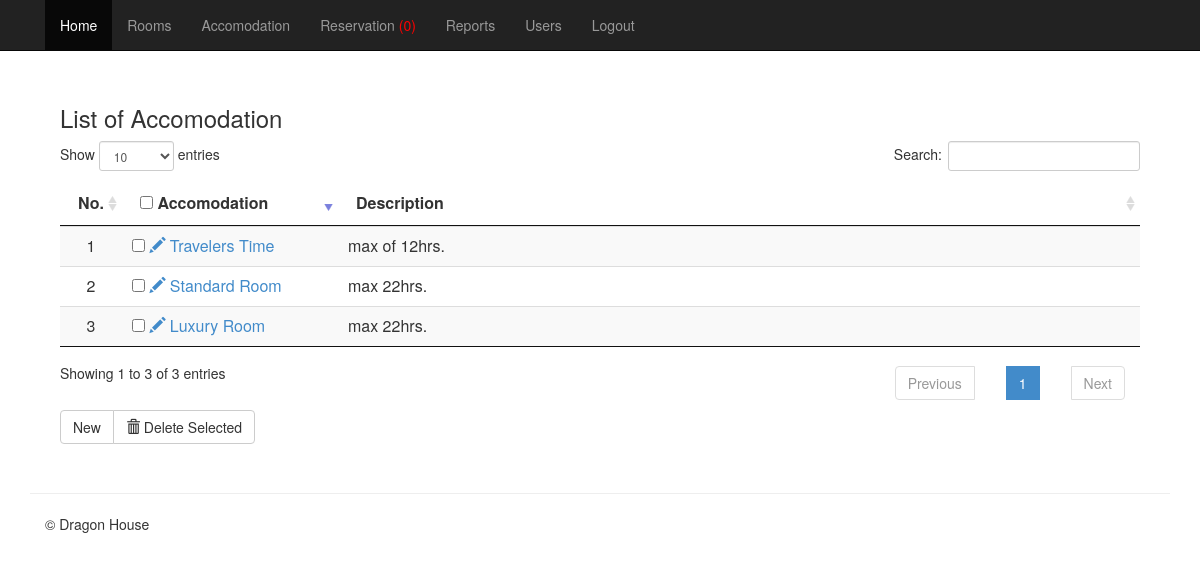
/admin/mod_accomodation/index.php (signed in), run on the app's committed database.
### tables this page shows
CREATE TABLE `tblaccomodation` (
  `ACCOMID` int(11) NOT NULL,
  `ACCOMODATION` varchar(30) NOT NULL,
  `ACCOMDESC` varchar(90) NOT NULL
);

### admin/mod_accomodation/index.php (called while the page is built, shortened)
<?php
require_once '../themes/backendTemplate.php';
?>

### includes/database.php (called while the page is built, shortened)
<?php
class Database {
	var $sql_string = '';
	private $conn;
	public function open_connection() {
		$this->conn = mysqli_connect(DB_SERVER,DB_USER,DB_PASS);
		if(!$this->conn){
			echo "Problem in database connection! Contact administrator!";
			exit();
		}else{
			$db_select = mysqli_select_db($this->conn,DB_NAME);
		}
	}
	function setQuery($sql='') {
		$this->sql_string=$sql;
	}
	function executeQuery() {
		$result = mysqli_query($this->conn,$this->sql_string);
		return $result;
	}
	private function confirm_query($result) {
		return $result;
	}
	function loadResultList( $key='' ) {
		$cur = $this->executeQuery();
		$array = array();
		while ($row = mysqli_fetch_object($cur)) {
			if ($key) {
				$array[$row->$key] = $row;
			} else {
				$array[] = $row;
			}
		}
		return $array;
	}
}
$mydb = new Database();
?>

### includes/accomodation.php (called while the page is built, shortened)
<?php
require_once(LIB_PATH.DS.'database.php');
class Accomodation{
	protected static $tbl_name = "tblaccomodation";
	function listOfaccomodation(){
		global $mydb;
		$mydb->setQuery("Select * from ".self::$tbl_name);
		$cur = $mydb->loadResultList();
		return $cur;
	}
}
?>

### admin/mod_accomodation/list.php (the view, shortened to what this page needs)
<div class="container">
			<div class="panel-body">
			<h3 align="left">List of Accomodation</h3>
			    <form action="controller.php?action=delete" Method="POST">
					<table id="example" class="table table-striped" cellspacing="0">
				  <thead>
				  	<tr >
				  		<th>No.</th>
				  		<th>
				  		 <input type="checkbox" name="chkall" id="chkall" onclick="return checkall('selector[]');">
				  		Accomodation</th>
				  		<th>Description</th>
				  	</tr>
				  </thead>
				  <tbody>
				  	<?php
				  		$accom = new Accomodation();
				  		$cur = $accom->listOfaccomodation();
						foreach ($cur as $result) {
				  		echo '<tr>';
						echo '<td width="5%" align="center"></td>';
				  		echo '<td width="20%" align="left"><input type="checkbox" name="selector[]" id="selector[]" value="'.$result->ACCOMID. '"/>
				  				<a  href="index.php?view=edit&id='.$result->ACCOMID.'">  <span class="glyphicon glyphicon-pencil">
				  				<a href="index.php?view=view&id='.$result->ACCOMID.'">' . ' '.$result->ACCOMODATION.'</a></td>';
				  		echo '<td>'. $result->ACCOMDESC.'</td>';
				  		echo '</tr>';
				  	}
				  	?>
				  </tbody>
				</table>
				<div class="btn-group">
				  <a href="index.php?view=add" class="btn btn-default">New</a>
				  <button type="submit" class="btn btn-default" name="delete"><span class="glyphicon glyphicon-trash"></span> Delete Selected</button>
				</div>
				</form>
	  		</div>
</div>

### admin/css/offcanvas.css (style rules this page uses)
body { padding-top: 70px; }

### data on the page
tblaccomodation: ACCOMODATION "Standard Room", ACCOMDESC "max 22hrs."
tblaccomodation: ACCOMODATION "Travelers Time", ACCOMDESC "max of 12hrs."
tblaccomodation: ACCOMODATION "Luxury Room", ACCOMDESC "max 22hrs."

### other printed values
$result->Total "0"
